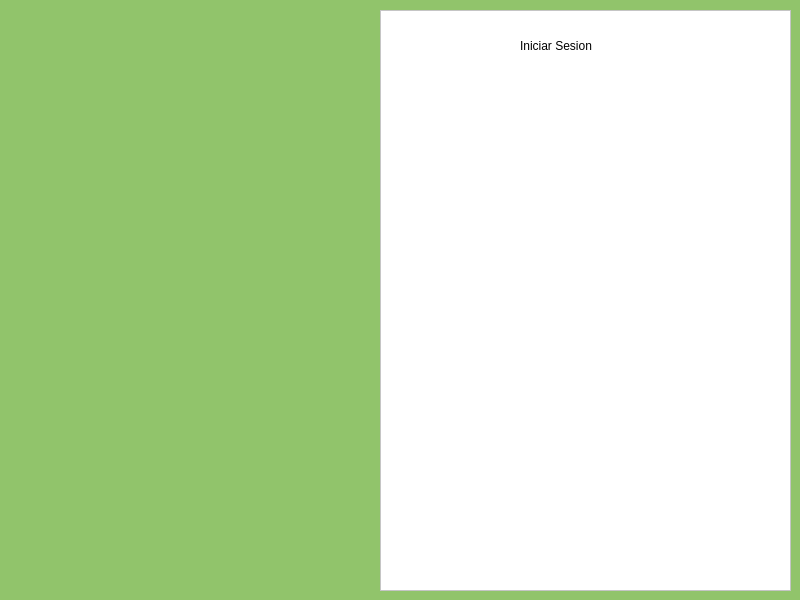
<?xml version="1.0" encoding="UTF-8"?>
<ui version="4.0">
 <class>LoboServices</class>
 <widget class="QMainWindow" name="LoboServices">
  <property name="geometry">
   <rect>
    <x>0</x>
    <y>0</y>
    <width>800</width>
    <height>600</height>
   </rect>
  </property>
  <property name="windowTitle">
   <string>LoboServices</string>
  </property>
  <property name="styleSheet">
   <string notr="true">background-color: rgb(244, 244, 244);</string>
  </property>
  <widget class="QWidget" name="centralwidget">
   <widget class="QStackedWidget" name="stackedWidget">
    <property name="geometry">
     <rect>
      <x>0</x>
      <y>0</y>
      <width>801</width>
      <height>601</height>
     </rect>
    </property>
    <property name="styleSheet">
     <string notr="true">QFrame{

	font: 12pt &quot;Arial&quot;;
}</string>
    </property>
    <property name="currentIndex">
     <number>0</number>
    </property>
    <widget class="QWidget" name="IniciarSesion">
     <widget class="QFrame" name="frame_7">
      <property name="geometry">
       <rect>
        <x>-10</x>
        <y>-10</y>
        <width>811</width>
        <height>611</height>
       </rect>
      </property>
      <property name="styleSheet">
       <string notr="true"> background-color: rgb(145, 196, 107);</string>
      </property>
      <property name="frameShape">
       <enum>QFrame::StyledPanel</enum>
      </property>
      <property name="frameShadow">
       <enum>QFrame::Raised</enum>
      </property>
      <widget class="QFrame" name="frame_8">
       <property name="geometry">
        <rect>
         <x>390</x>
         <y>20</y>
         <width>411</width>
         <height>581</height>
        </rect>
       </property>
       <property name="styleSheet">
        <string notr="true">background-color: #ffffff;</string>
       </property>
       <property name="frameShape">
        <enum>QFrame::StyledPanel</enum>
       </property>
       <property name="frameShadow">
        <enum>QFrame::Raised</enum>
       </property>
       <widget class="QLabel" name="label">
        <property name="geometry">
         <rect>
          <x>140</x>
          <y>20</y>
          <width>131</width>
          <height>31</height>
         </rect>
        </property>
        <property name="text">
         <string>Iniciar Sesion</string>
        </property>
       </widget>
      </widget>
     </widget>
    </widget>
    <widget class="QWidget" name="Registro">
     <widget class="QFrame" name="frame_9">
      <property name="geometry">
       <rect>
        <x>0</x>
        <y>0</y>
        <width>801</width>
        <height>611</height>
       </rect>
      </property>
      <property name="styleSheet">
       <string notr="true"> background-color: rgb(145, 196, 107);</string>
      </property>
      <property name="frameShape">
       <enum>QFrame::StyledPanel</enum>
      </property>
      <property name="frameShadow">
       <enum>QFrame::Raised</enum>
      </property>
      <widget class="QFrame" name="frame_10">
       <property name="geometry">
        <rect>
         <x>430</x>
         <y>10</y>
         <width>361</width>
         <height>581</height>
        </rect>
       </property>
       <property name="styleSheet">
        <string notr="true">background-color: #ffffff;</string>
       </property>
       <property name="frameShape">
        <enum>QFrame::StyledPanel</enum>
       </property>
       <property name="frameShadow">
        <enum>QFrame::Raised</enum>
       </property>
       <widget class="QLabel" name="label_2">
        <property name="geometry">
         <rect>
          <x>110</x>
          <y>40</y>
          <width>151</width>
          <height>31</height>
         </rect>
        </property>
        <property name="text">
         <string>Registro Profesor</string>
        </property>
       </widget>
      </widget>
     </widget>
    </widget>
    <widget class="QWidget" name="Profesor">
     <widget class="QFrame" name="frame">
      <property name="geometry">
       <rect>
        <x>0</x>
        <y>0</y>
        <width>211</width>
        <height>601</height>
       </rect>
      </property>
      <property name="styleSheet">
       <string notr="true">QFrame {
	background-color: rgb(49, 51, 64);
}

QPushButton{
	background-color: rgb(49, 51, 64);
	border: none;
	color: rgb(153, 153, 161);

}</string>
      </property>
      <property name="frameShape">
       <enum>QFrame::StyledPanel</enum>
      </property>
      <property name="frameShadow">
       <enum>QFrame::Raised</enum>
      </property>
      <widget class="QPushButton" name="pushButton">
       <property name="geometry">
        <rect>
         <x>20</x>
         <y>40</y>
         <width>161</width>
         <height>31</height>
        </rect>
       </property>
       <property name="styleSheet">
        <string notr="true">QPushButton{
font: 12pt &quot;Arial&quot;;
background-image: url(:/new/prefix1/Recursos/Profesor/Estudiantes32.png);
background-repeat: no-repeat;
padding-left: 30px;
background-position:center left;

}
QPushButton:hover{
	
	font: 12pt &quot;Arial&quot;;
	color: #ffffff;
	background-image: url(:/new/prefix1/Recursos/Profesor/Estudiantes_Hover_32.png);
background-repeat: no-repeat;
padding-left: 30px;
background-position:center left;
}

QPushButton:pressed{
	
	font: 12pt &quot;Arial&quot;;
	color:  rgb(145, 196, 107);
	background-image: url(:/new/prefix1/Recursos/Profesor/Estudiantes_Pressed_32.png);
background-repeat: no-repeat;
padding-left: 30px;
background-position:center left;

}</string>
       </property>
       <property name="text">
        <string>Estudiantes</string>
       </property>
      </widget>
      <widget class="QPushButton" name="pushButton_2">
       <property name="geometry">
        <rect>
         <x>20</x>
         <y>110</y>
         <width>151</width>
         <height>31</height>
        </rect>
       </property>
       <property name="styleSheet">
        <string notr="true">QPushButton{
font: 12pt &quot;Arial&quot;;
background-image: url(:/new/prefix1/Recursos/Profesor/Materias32.png);
background-repeat: no-repeat;
padding-left: 30px;
background-position:center left;

}
QPushButton:hover{
	
	font: 12pt &quot;Arial&quot;;
	color: #ffffff;
	background-image: url(:/new/prefix1/Recursos/Profesor/Materias_Hover_32.png);
background-repeat: no-repeat;
padding-left: 30px;
background-position:center left;

}
QPushButton:pressed{
	
	font: 12pt &quot;Arial&quot;;
	color:  rgb(145, 196, 107);
	background-image: url(:/new/prefix1/Recursos/Profesor/Materias_Pressed_32.png);
background-repeat: no-repeat;
padding-left: 30px;
background-position:center left;

}</string>
       </property>
       <property name="text">
        <string>Materias</string>
       </property>
      </widget>
      <widget class="QPushButton" name="pushButton_3">
       <property name="geometry">
        <rect>
         <x>20</x>
         <y>180</y>
         <width>141</width>
         <height>31</height>
        </rect>
       </property>
       <property name="styleSheet">
        <string notr="true">QPushButton{
font: 12pt &quot;Arial&quot;;
background-image: url(:/new/prefix1/Recursos/Profesor/Graficas32.png);
background-repeat: no-repeat;
padding-left: 30px;
background-position:center left;

}
QPushButton:hover{
	
	font: 12pt &quot;Arial&quot;;
	color: #ffffff;
	background-image: url(:/new/prefix1/Recursos/Profesor/Graficas_Hover_32.png);
background-repeat: no-repeat;
padding-left: 30px;
background-position:center left;
}
QPushButton:pressed{
	
	font: 12pt &quot;Arial&quot;;
	color:  rgb(145, 196, 107);
	background-image: url(:/new/prefix1/Recursos/Profesor/Graficas_Pressed_32.png);
background-repeat: no-repeat;
padding-left: 30px;
background-position:center left;

}</string>
       </property>
       <property name="text">
        <string>Gráficas</string>
       </property>
      </widget>
      <widget class="QPushButton" name="pushButton_4">
       <property name="geometry">
        <rect>
         <x>20</x>
         <y>260</y>
         <width>131</width>
         <height>31</height>
        </rect>
       </property>
       <property name="styleSheet">
        <string notr="true">QPushButton{
font: 12pt &quot;Arial&quot;;
background-image: url(:/new/prefix1/Recursos/Profesor/Perfil32.png);
background-repeat: no-repeat;
padding-left: 30px;
background-position:center left;

}
QPushButton:hover{
	
	font: 12pt &quot;Arial&quot;;
	color: #ffffff;
	background-image: url(:/new/prefix1/Recursos/Profesor/Perfil_Hover_32.png);
background-repeat: no-repeat;
padding-left: 30px;
background-position:center left;
}
QPushButton:pressed{
	
	font: 12pt &quot;Arial&quot;;
	color:  rgb(145, 196, 107);
	background-image: url(:/new/prefix1/Recursos/Profesor/Perfil_Pressed_32.png);
background-repeat: no-repeat;
padding-left: 30px;
background-position:center left;

}</string>
       </property>
       <property name="text">
        <string>Perfil</string>
       </property>
      </widget>
      <widget class="QPushButton" name="pushButton_5">
       <property name="geometry">
        <rect>
         <x>30</x>
         <y>540</y>
         <width>161</width>
         <height>31</height>
        </rect>
       </property>
       <property name="styleSheet">
        <string notr="true">QPushButton{
font: 12pt &quot;Arial&quot;;
background-image: url(:/new/prefix1/Recursos/Profesor/CerrarSesion32.png);
background-repeat: no-repeat;
padding-left: 30px;
background-position:center left;
}
QPushButton:hover{
	
	font: 12pt &quot;Arial&quot;;
	color: #ffffff;
	background-image: url(:/new/prefix1/Recursos/Profesor/CerrarSesion_Hover_32.png);
background-repeat: no-repeat;
padding-left: 30px;
background-position:center left;

}
QPushButton:pressed{
	
	font: 12pt &quot;Arial&quot;;
	color:  rgb(145, 196, 107);
	background-image: url(:/new/prefix1/Recursos/Profesor/CerrarSesion_Pressed_32.png);
background-repeat: no-repeat;
padding-left: 30px;
background-position:center left;

}</string>
       </property>
       <property name="text">
        <string>Cerrar Sesión</string>
       </property>
      </widget>
     </widget>
     <widget class="QFrame" name="frame_2">
      <property name="geometry">
       <rect>
        <x>210</x>
        <y>0</y>
        <width>591</width>
        <height>611</height>
       </rect>
      </property>
      <property name="styleSheet">
       <string notr="true"> background-color: rgb(145, 196, 107);</string>
      </property>
      <property name="frameShape">
       <enum>QFrame::StyledPanel</enum>
      </property>
      <property name="frameShadow">
       <enum>QFrame::Raised</enum>
      </property>
      <widget class="QFrame" name="frame_3">
       <property name="geometry">
        <rect>
         <x>10</x>
         <y>10</y>
         <width>571</width>
         <height>581</height>
        </rect>
       </property>
       <property name="styleSheet">
        <string notr="true">background-color: #ffffff;</string>
       </property>
       <property name="frameShape">
        <enum>QFrame::StyledPanel</enum>
       </property>
       <property name="frameShadow">
        <enum>QFrame::Raised</enum>
       </property>
      </widget>
     </widget>
    </widget>
    <widget class="QWidget" name="Alumno">
     <widget class="QFrame" name="frame_4">
      <property name="geometry">
       <rect>
        <x>0</x>
        <y>0</y>
        <width>211</width>
        <height>601</height>
       </rect>
      </property>
      <property name="styleSheet">
       <string notr="true">QFrame {
	background-color: rgb(49, 51, 64);
}

QPushButton{
	background-color: rgb(49, 51, 64);
	border: none;
	color: rgb(153, 153, 161);

}</string>
      </property>
      <property name="frameShape">
       <enum>QFrame::StyledPanel</enum>
      </property>
      <property name="frameShadow">
       <enum>QFrame::Raised</enum>
      </property>
      <widget class="QPushButton" name="pushButton_6">
       <property name="geometry">
        <rect>
         <x>20</x>
         <y>40</y>
         <width>161</width>
         <height>31</height>
        </rect>
       </property>
       <property name="styleSheet">
        <string notr="true">QPushButton{
font: 12pt &quot;Arial&quot;;
background-image: url(:/new/prefix1/Recursos/Alumno/Mapa32.png);
background-repeat: no-repeat;
padding-left: 30px;
background-position:center left;

}
QPushButton:hover{
	
	font: 12pt &quot;Arial&quot;;
	color: #ffffff;
	background-image: url(:/new/prefix1/Recursos/Alumno/Mapa_Hover_32.png);
background-repeat: no-repeat;
padding-left: 30px;
background-position:center left;
}

QPushButton:pressed{
	
	font: 12pt &quot;Arial&quot;;
	color:  rgb(145, 196, 107);
	background-image: url(:/new/prefix1/Recursos/Alumno/Mapa_Pressed_32.png);
background-repeat: no-repeat;
padding-left: 30px;
background-position:center left;

}</string>
       </property>
       <property name="text">
        <string>Mapa</string>
       </property>
      </widget>
      <widget class="QPushButton" name="pushButton_7">
       <property name="geometry">
        <rect>
         <x>20</x>
         <y>110</y>
         <width>151</width>
         <height>31</height>
        </rect>
       </property>
       <property name="styleSheet">
        <string notr="true">QPushButton{
font: 12pt &quot;Arial&quot;;
background-image: url(:/new/prefix1/Recursos/Profesor/Materias32.png);
background-repeat: no-repeat;
padding-left: 30px;
background-position:center left;

}
QPushButton:hover{
	
	font: 12pt &quot;Arial&quot;;
	color: #ffffff;
	background-image: url(:/new/prefix1/Recursos/Profesor/Materias_Hover_32.png);
background-repeat: no-repeat;
padding-left: 30px;
background-position:center left;

}
QPushButton:pressed{
	
	font: 12pt &quot;Arial&quot;;
	color:  rgb(145, 196, 107);
	background-image: url(:/new/prefix1/Recursos/Profesor/Materias_Pressed_32.png);
background-repeat: no-repeat;
padding-left: 30px;
background-position:center left;

}</string>
       </property>
       <property name="text">
        <string>Materias</string>
       </property>
      </widget>
      <widget class="QPushButton" name="pushButton_8">
       <property name="geometry">
        <rect>
         <x>20</x>
         <y>180</y>
         <width>141</width>
         <height>31</height>
        </rect>
       </property>
       <property name="styleSheet">
        <string notr="true">QPushButton{
font: 12pt &quot;Arial&quot;;
background-image: url(:/new/prefix1/Recursos/Profesor/Graficas32.png);
background-repeat: no-repeat;
padding-left: 30px;
background-position:center left;

}
QPushButton:hover{
	
	font: 12pt &quot;Arial&quot;;
	color: #ffffff;
	background-image: url(:/new/prefix1/Recursos/Profesor/Graficas_Hover_32.png);
background-repeat: no-repeat;
padding-left: 30px;
background-position:center left;
}
QPushButton:pressed{
	
	font: 12pt &quot;Arial&quot;;
	color:  rgb(145, 196, 107);
	background-image: url(:/new/prefix1/Recursos/Profesor/Graficas_Pressed_32.png);
background-repeat: no-repeat;
padding-left: 30px;
background-position:center left;

}</string>
       </property>
       <property name="text">
        <string>Gráficas</string>
       </property>
      </widget>
      <widget class="QPushButton" name="pushButton_9">
       <property name="geometry">
        <rect>
         <x>20</x>
         <y>260</y>
         <width>131</width>
         <height>31</height>
        </rect>
       </property>
       <property name="styleSheet">
        <string notr="true">QPushButton{
font: 12pt &quot;Arial&quot;;
background-image: url(:/new/prefix1/Recursos/Profesor/Perfil32.png);
background-repeat: no-repeat;
padding-left: 30px;
background-position:center left;

}
QPushButton:hover{
	
	font: 12pt &quot;Arial&quot;;
	color: #ffffff;
	background-image: url(:/new/prefix1/Recursos/Profesor/Perfil_Hover_32.png);
background-repeat: no-repeat;
padding-left: 30px;
background-position:center left;
}
QPushButton:pressed{
	
	font: 12pt &quot;Arial&quot;;
	color:  rgb(145, 196, 107);
	background-image: url(:/new/prefix1/Recursos/Profesor/Perfil_Pressed_32.png);
background-repeat: no-repeat;
padding-left: 30px;
background-position:center left;

}</string>
       </property>
       <property name="text">
        <string>Perfil</string>
       </property>
      </widget>
      <widget class="QPushButton" name="pushButton_10">
       <property name="geometry">
        <rect>
         <x>30</x>
         <y>540</y>
         <width>141</width>
         <height>31</height>
        </rect>
       </property>
       <property name="styleSheet">
        <string notr="true">QPushButton{
font: 12pt &quot;Arial&quot;;
background-image: url(:/new/prefix1/Recursos/Profesor/CerrarSesion32.png);
background-repeat: no-repeat;
padding-left: 30px;
background-position:center left;
}
QPushButton:hover{
	
	font: 12pt &quot;Arial&quot;;
	color: #ffffff;
	background-image: url(:/new/prefix1/Recursos/Profesor/CerrarSesion_Hover_32.png);
background-repeat: no-repeat;
padding-left: 30px;
background-position:center left;

}
QPushButton:pressed{
	
	font: 12pt &quot;Arial&quot;;
	color:  rgb(145, 196, 107);
	background-image: url(:/new/prefix1/Recursos/Profesor/CerrarSesion_Pressed_32.png);
background-repeat: no-repeat;
padding-left: 30px;
background-position:center left;

}</string>
       </property>
       <property name="text">
        <string>Cerrar Sesión</string>
       </property>
      </widget>
     </widget>
     <widget class="QFrame" name="frame_5">
      <property name="geometry">
       <rect>
        <x>210</x>
        <y>0</y>
        <width>591</width>
        <height>611</height>
       </rect>
      </property>
      <property name="styleSheet">
       <string notr="true"> background-color: rgb(145, 196, 107);</string>
      </property>
      <property name="frameShape">
       <enum>QFrame::StyledPanel</enum>
      </property>
      <property name="frameShadow">
       <enum>QFrame::Raised</enum>
      </property>
      <widget class="QFrame" name="frame_6">
       <property name="geometry">
        <rect>
         <x>10</x>
         <y>10</y>
         <width>571</width>
         <height>581</height>
        </rect>
       </property>
       <property name="styleSheet">
        <string notr="true">background-color: #ffffff;</string>
       </property>
       <property name="frameShape">
        <enum>QFrame::StyledPanel</enum>
       </property>
       <property name="frameShadow">
        <enum>QFrame::Raised</enum>
       </property>
      </widget>
     </widget>
    </widget>
   </widget>
  </widget>
 </widget>
 <resources/>
 <connections/>
</ui>
